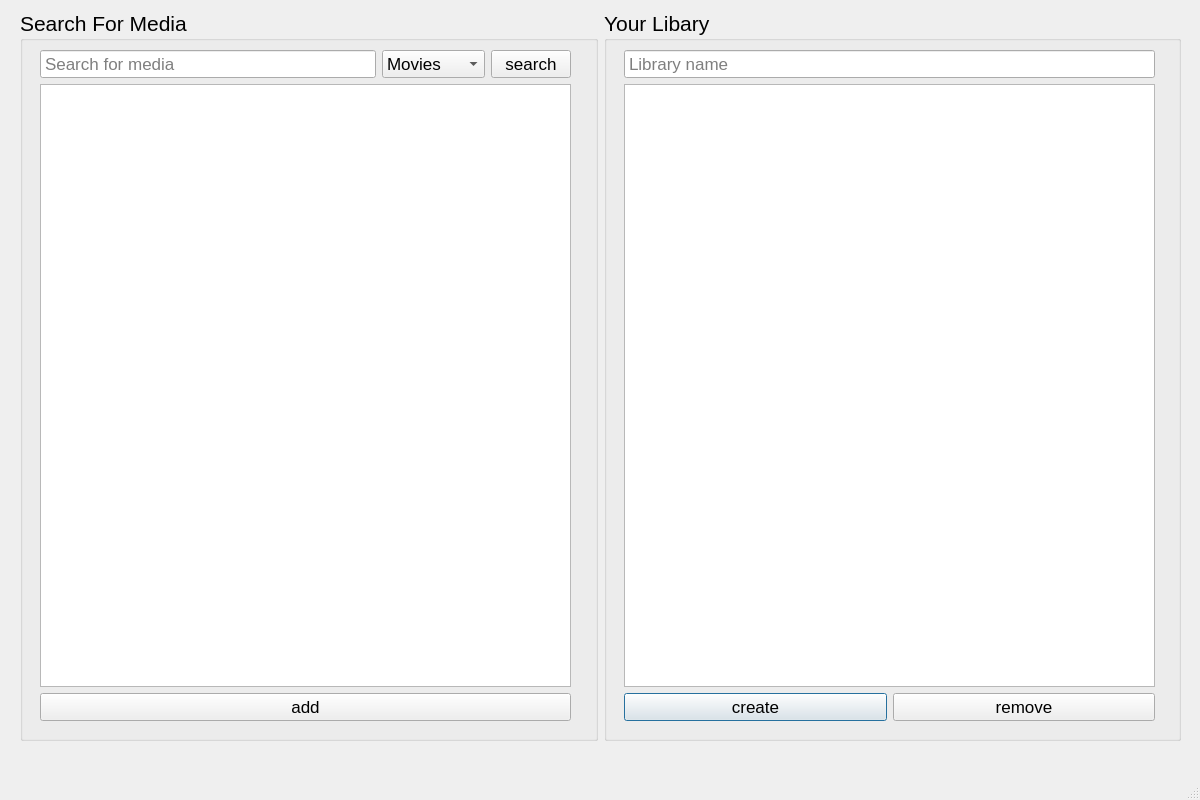
<?xml version="1.0" encoding="UTF-8"?>
<ui version="4.0">
 <class>MainWindow</class>
 <widget class="QMainWindow" name="MainWindow">
  <property name="geometry">
   <rect>
    <x>0</x>
    <y>0</y>
    <width>1200</width>
    <height>800</height>
   </rect>
  </property>
  <property name="windowTitle">
   <string>Libary Creation</string>
  </property>
  <widget class="QWidget" name="centralwidget">
   <widget class="QWidget" name="horizontalLayoutWidget">
    <property name="geometry">
     <rect>
      <x>20</x>
      <y>10</y>
      <width>1161</width>
      <height>731</height>
     </rect>
    </property>
    <layout class="QHBoxLayout" name="horizontalLayout">
     <item>
      <widget class="QGroupBox" name="groupBox">
       <property name="font">
        <font>
         <pointsize>16</pointsize>
        </font>
       </property>
       <property name="title">
        <string>Search For Media</string>
       </property>
       <widget class="QWidget" name="verticalLayoutWidget">
        <property name="geometry">
         <rect>
          <x>20</x>
          <y>40</y>
          <width>531</width>
          <height>671</height>
         </rect>
        </property>
        <layout class="QVBoxLayout" name="verticalLayout">
         <item>
          <layout class="QHBoxLayout" name="horizontalLayout_2">
           <item>
            <widget class="QLineEdit" name="search_edit">
             <property name="font">
              <font>
               <pointsize>13</pointsize>
              </font>
             </property>
             <property name="styleSheet">
              <string notr="true">padding: 2;</string>
             </property>
             <property name="placeholderText">
              <string>Search for media</string>
             </property>
            </widget>
           </item>
           <item>
            <widget class="QComboBox" name="combo_box">
             <property name="font">
              <font>
               <pointsize>13</pointsize>
              </font>
             </property>
             <item>
              <property name="text">
               <string>Movies</string>
              </property>
             </item>
             <item>
              <property name="text">
               <string>TV Series</string>
              </property>
             </item>
            </widget>
           </item>
           <item>
            <widget class="QPushButton" name="search_btn">
             <property name="font">
              <font>
               <pointsize>13</pointsize>
              </font>
             </property>
             <property name="text">
              <string>search</string>
             </property>
            </widget>
           </item>
          </layout>
         </item>
         <item>
          <widget class="QListWidget" name="search_lst">
           <property name="font">
            <font>
             <pointsize>14</pointsize>
            </font>
           </property>
          </widget>
         </item>
         <item>
          <widget class="QPushButton" name="add_btn">
           <property name="font">
            <font>
             <pointsize>13</pointsize>
            </font>
           </property>
           <property name="text">
            <string>add</string>
           </property>
           <property name="autoDefault">
            <bool>false</bool>
           </property>
           <property name="flat">
            <bool>false</bool>
           </property>
          </widget>
         </item>
        </layout>
       </widget>
      </widget>
     </item>
     <item>
      <widget class="QGroupBox" name="groupBox_2">
       <property name="font">
        <font>
         <pointsize>16</pointsize>
        </font>
       </property>
       <property name="title">
        <string>Your Libary</string>
       </property>
       <widget class="QWidget" name="verticalLayoutWidget_2">
        <property name="geometry">
         <rect>
          <x>20</x>
          <y>40</y>
          <width>531</width>
          <height>671</height>
         </rect>
        </property>
        <layout class="QVBoxLayout" name="verticalLayout_2">
         <item>
          <widget class="QLineEdit" name="name_edit">
           <property name="font">
            <font>
             <pointsize>13</pointsize>
            </font>
           </property>
           <property name="styleSheet">
            <string notr="true">padding: 2;</string>
           </property>
           <property name="placeholderText">
            <string>Library name</string>
           </property>
          </widget>
         </item>
         <item>
          <widget class="QListWidget" name="library_lst">
           <property name="font">
            <font>
             <pointsize>13</pointsize>
            </font>
           </property>
          </widget>
         </item>
         <item>
          <layout class="QHBoxLayout" name="horizontalLayout_3">
           <item>
            <widget class="QPushButton" name="create_btn">
             <property name="font">
              <font>
               <pointsize>13</pointsize>
              </font>
             </property>
             <property name="text">
              <string>create</string>
             </property>
             <property name="default">
              <bool>true</bool>
             </property>
             <property name="flat">
              <bool>false</bool>
             </property>
            </widget>
           </item>
           <item>
            <widget class="QPushButton" name="remove_btn">
             <property name="font">
              <font>
               <pointsize>13</pointsize>
              </font>
             </property>
             <property name="text">
              <string>remove</string>
             </property>
            </widget>
           </item>
          </layout>
         </item>
        </layout>
       </widget>
      </widget>
     </item>
    </layout>
   </widget>
  </widget>
  <widget class="QMenuBar" name="menubar">
   <property name="geometry">
    <rect>
     <x>0</x>
     <y>0</y>
     <width>1200</width>
     <height>24</height>
    </rect>
   </property>
  </widget>
  <widget class="QStatusBar" name="statusbar"/>
 </widget>
 <resources/>
 <connections/>
</ui>
